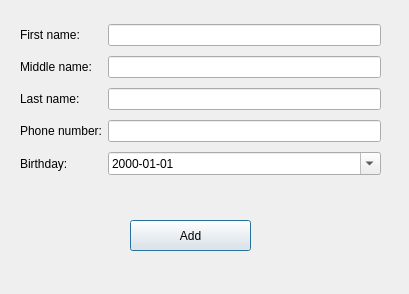
<?xml version="1.0" encoding="UTF-8"?>
<ui version="4.0">
 <class>DialogAddManager</class>
 <widget class="QDialog" name="DialogAddManager">
  <property name="geometry">
   <rect>
    <x>0</x>
    <y>0</y>
    <width>409</width>
    <height>294</height>
   </rect>
  </property>
  <property name="windowTitle">
   <string>Add</string>
  </property>
  <widget class="QPushButton" name="pushButton_addManager">
   <property name="geometry">
    <rect>
     <x>130</x>
     <y>220</y>
     <width>121</width>
     <height>31</height>
    </rect>
   </property>
   <property name="text">
    <string>Add</string>
   </property>
  </widget>
  <widget class="QWidget" name="">
   <property name="geometry">
    <rect>
     <x>20</x>
     <y>20</y>
     <width>361</width>
     <height>161</height>
    </rect>
   </property>
   <layout class="QGridLayout" name="gridLayout">
    <item row="0" column="0">
     <widget class="QLabel" name="label">
      <property name="text">
       <string>First name:</string>
      </property>
     </widget>
    </item>
    <item row="0" column="1">
     <widget class="QLineEdit" name="lineEdit_First"/>
    </item>
    <item row="1" column="0">
     <widget class="QLabel" name="label_2">
      <property name="text">
       <string>Middle name:</string>
      </property>
     </widget>
    </item>
    <item row="1" column="1">
     <widget class="QLineEdit" name="lineEdit_Middle"/>
    </item>
    <item row="2" column="0">
     <widget class="QLabel" name="label_3">
      <property name="text">
       <string>Last name:</string>
      </property>
     </widget>
    </item>
    <item row="2" column="1">
     <widget class="QLineEdit" name="lineEdit_Last"/>
    </item>
    <item row="3" column="0">
     <widget class="QLabel" name="label_5">
      <property name="text">
       <string>Phone number:</string>
      </property>
     </widget>
    </item>
    <item row="3" column="1">
     <widget class="QLineEdit" name="lineEdit_Number"/>
    </item>
    <item row="4" column="0">
     <widget class="QLabel" name="label_4">
      <property name="text">
       <string>Birthday:</string>
      </property>
     </widget>
    </item>
    <item row="4" column="1">
     <widget class="QDateEdit" name="dateEdit_birthday">
      <property name="displayFormat">
       <string>yyyy-MM-dd</string>
      </property>
      <property name="calendarPopup">
       <bool>true</bool>
      </property>
     </widget>
    </item>
   </layout>
  </widget>
 </widget>
 <resources/>
 <connections/>
</ui>
